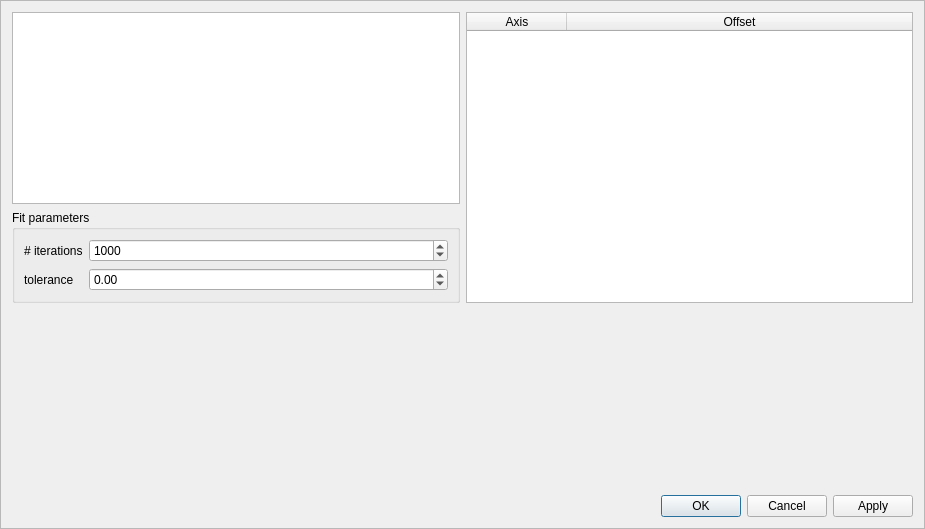
<?xml version="1.0" encoding="UTF-8"?>
<ui version="4.0">
 <class>FrameDetectorGlobalOffsets</class>
 <widget class="NSXQFrame" name="FrameDetectorGlobalOffsets">
  <property name="geometry">
   <rect>
    <x>0</x>
    <y>0</y>
    <width>925</width>
    <height>529</height>
   </rect>
  </property>
  <property name="minimumSize">
   <size>
    <width>600</width>
    <height>300</height>
   </size>
  </property>
  <property name="windowTitle">
   <string>Frame</string>
  </property>
  <property name="frameShape">
   <enum>QFrame::StyledPanel</enum>
  </property>
  <property name="frameShadow">
   <enum>QFrame::Raised</enum>
  </property>
  <layout class="QVBoxLayout" name="verticalLayout_2" stretch="0,1,0">
   <item>
    <layout class="QHBoxLayout" name="horizontalLayout" stretch="0,0">
     <item>
      <layout class="QVBoxLayout" name="verticalLayout">
       <item>
        <widget class="QListWidget" name="selected_data"/>
       </item>
       <item>
        <widget class="QGroupBox" name="groupBox">
         <property name="title">
          <string>Fit parameters</string>
         </property>
         <layout class="QFormLayout" name="formLayout">
          <item row="1" column="0">
           <widget class="QLabel" name="label">
            <property name="text">
             <string># iterations</string>
            </property>
           </widget>
          </item>
          <item row="1" column="1">
           <widget class="QSpinBox" name="n_iterations">
            <property name="sizePolicy">
             <sizepolicy hsizetype="Minimum" vsizetype="Fixed">
              <horstretch>0</horstretch>
              <verstretch>0</verstretch>
             </sizepolicy>
            </property>
            <property name="wrapping">
             <bool>true</bool>
            </property>
            <property name="minimum">
             <number>1</number>
            </property>
            <property name="maximum">
             <number>1000000</number>
            </property>
            <property name="value">
             <number>1000</number>
            </property>
           </widget>
          </item>
          <item row="2" column="0">
           <widget class="QLabel" name="label_2">
            <property name="text">
             <string>tolerance</string>
            </property>
           </widget>
          </item>
          <item row="2" column="1">
           <widget class="ScientificNotationSpinBox" name="tolerance">
            <property name="wrapping">
             <bool>true</bool>
            </property>
           </widget>
          </item>
         </layout>
        </widget>
       </item>
      </layout>
     </item>
     <item>
      <widget class="QTableWidget" name="offsets">
       <attribute name="horizontalHeaderStretchLastSection">
        <bool>true</bool>
       </attribute>
       <column>
        <property name="text">
         <string>Axis</string>
        </property>
       </column>
       <column>
        <property name="text">
         <string>Offset</string>
        </property>
       </column>
      </widget>
     </item>
    </layout>
   </item>
   <item>
    <widget class="SXPlot" name="plot" native="true"/>
   </item>
   <item>
    <widget class="QDialogButtonBox" name="actions">
     <property name="standardButtons">
      <set>QDialogButtonBox::Apply|QDialogButtonBox::Cancel|QDialogButtonBox::Ok</set>
     </property>
    </widget>
   </item>
  </layout>
 </widget>
 <customwidgets>
  <customwidget>
   <class>SXPlot</class>
   <extends>QWidget</extends>
   <header>plot/SXPlot.h</header>
   <container>1</container>
  </customwidget>
  <customwidget>
   <class>ScientificNotationSpinBox</class>
   <extends>QDoubleSpinBox</extends>
   <header>ScientificNotationSpinBox.h</header>
  </customwidget>
  <customwidget>
   <class>NSXQFrame</class>
   <extends>QFrame</extends>
   <header>NSXQFrame.h</header>
   <container>1</container>
  </customwidget>
 </customwidgets>
 <resources/>
 <connections/>
</ui>
